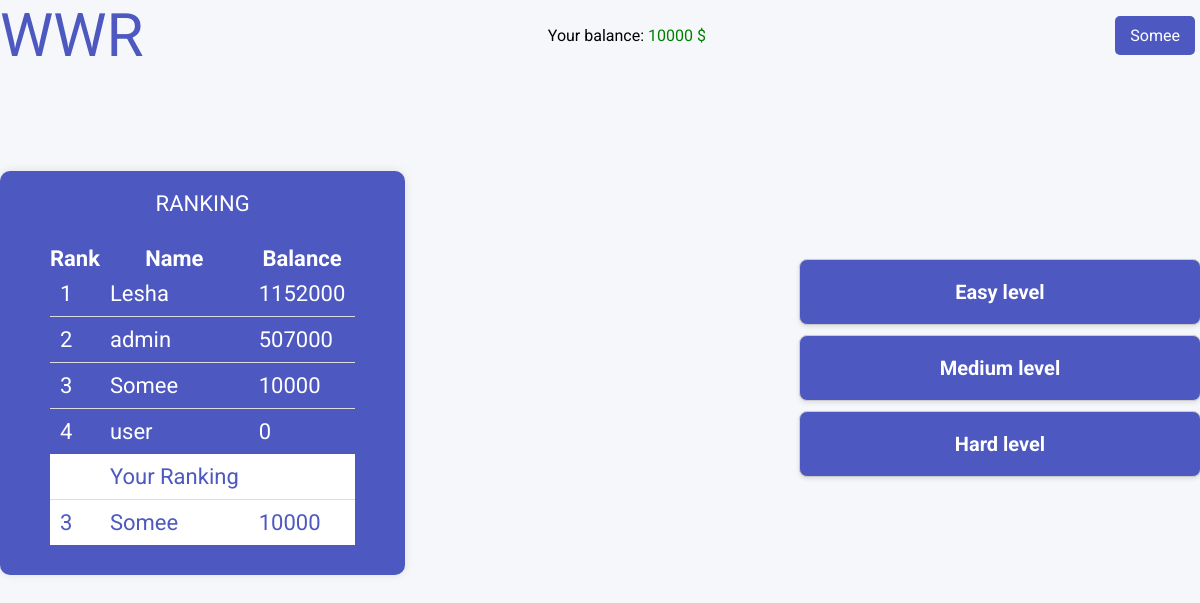
The page /tests/ (signed in) on the database its author committed.
### custom_profile/models.py (models this page shows, shortened)
class Profile(models.Model):
    user = models.OneToOneField(User, on_delete=models.CASCADE)
    balance = models.PositiveIntegerField(default=0, validators=[MaxValueValidator(3000000), MinValueValidator(0)])
    avatar = models.ImageField(blank=True, upload_to='profile/')

### tests/views.py (the view)
# urls.py: path('tests/', views.indexView, name='home'),
def indexView(request):
    if request.user.is_authenticated:
        cuser = request.user
        try:
            cuser_profile = Profile.objects.get(user=cuser)
        except Profile.DoesNotExist:
            cuser_profile = None
        profiles = Profile.objects.all().order_by('-balance')
        cuser_rank = list(profiles).index(cuser_profile) + 1 if cuser_profile else None
        ranked_profiles = [(index + 1, profile) for index, profile in enumerate(profiles)]
        return render(request, template_name='index.html',
                      context={'ranked_profiles': ranked_profiles, 'cuser_profile': cuser_profile,
                               'cuser_rank': cuser_rank})
    else:
        return render(request, template_name='index.html',
                      context={'ranked_profiles': [], 'cuser_profile': None, 'cuser_rank': None})

### templates/index.html
{% load static %}
{% include 'header.html' %}
<div class="container">
    <div class="main">
        <div class="rating">
            <table>
                <caption>RANKING</caption>
                <thead>
                    <tr>
                        <th>Rank</th>
                        <th>Name</th>
                        <th>Balance</th>
                    </tr>
                </thead>
                <tbody>
                    {% if ranked_profiles %}
                        {% for rank, profile in ranked_profiles %}
                            <tr>
                                <td>{{ rank }}</td>
                                <td>{{ profile.user.username }}</td>
                                <td>{{ profile.balance }}</td>
                            </tr>
                        {% endfor %}
                    {% else %}
                        <tr>
                            <td colspan="3">Didn't find users</td>
                        </tr>
                    {% endif %}
                </tbody>
                <tfoot>
                    <tr>
                        <td></td>
                        <td>Your Ranking</td>
                        <td></td>
                    </tr>
                    <tr>
                        <td>{{ cuser_rank }}</td>
                        <td>{{ cuser_profile.user.username }}</td>
                        <td>{{ cuser_profile.balance }}</td>
                    </tr>
                </tfoot>
            </table>
        </div>
        <div class="tests">
            <a href="{% url 'questions' level='easy' id=1 %}" class="card button blue_button"><p>Easy level</p></a>
            <a href="{% url 'questions' level='medium' id=1 %}" class="card button blue_button"><p>Medium level</p></a>
            <a href="{% url 'questions' level='hard' id=1 %}" class="card button blue_button"><p>Hard level</p></a>
        </div>
    </div>
</div>
</body>
</html>

### templates/header.html (shortened to what this page needs)
{% load static %}
<!doctype html>
<html lang="`en`">
<head>
    <link rel="stylesheet" href="{% static 'css/styles.css' %}">
</head>
<body>
<div class="container">
    <nav class="nav-wrapper">
        <div class="logo-nav">
            <span>WWR</span>
        </div>
        {% if user.is_authenticated %}
            <div>
                <p>Your balance: <span class="green">{{ user.profile.balance }} $</span></p>
            </div>
        {% endif %}
        <div class="right-nav-inner">
            {% if user.is_authenticated %}
                <a href="/profile" class=" profile-btn button blue_button">{{ user.username }}</a>
            {% else %}
                <a class=" profile-btn button blue_button" href="/accounts/login">
                    Sign in
                </a>
            {% endif %}
        </div>
    </nav>
</div>

### static/css/styles.css (style rules this page uses)
tfoot tr { background: white; color: #4d58c0; }
tfoot { border-radius: 10px; }
body { padding: 0; margin: 0; box-sizing: border-box; background: #f6f7fb; height: 100vh; }
* { padding: 0; margin: 0; font-family: 'Roboto', sans-serif; }
a { text-decoration: none; color: inherit; }
.logo-nav { font-size: 60px; color: var(--blue--next); }
:root { --green--right: green; --red--wrong: red; --blue--next: #4d58c0; --dark-blue-bg: #19233e; }
.button { border: none; border-radius: 5px; padding: 10px 15px; transition: 0.3s; color: white; margin: 0 5px; }
.blue_button { background: var(--blue--next); }
.nav-wrapper { display: flex; align-items: center; justify-content: space-between; }
.container { max-width: 1300px; margin: 0 auto auto; }
.main { display: flex; justify-content: space-between; align-items: center; margin-top: 100px; }
.card { display: block; width: 100%; padding: 20px 0; border: 1px solid #ccc; border-radius: 8px; box-shadow: 0 2px 4px rgba(0, 0, 0, 0.1); text-align: center; font-size: 20px; font-weight: bold; margin-bottom: 10px; transition: background-color 0.3s ease; cursor: pointer; }
.tests { width: 400px; height: 200px; display: flex; align-items: center; justify-content: center; flex-direction: column; }
.rating { background-color: var(--blue--next); padding: 20px 50px; border-radius: 10px; box-shadow: 0 0 10px rgba(0, 0, 0, 0.1); max-width: 400px; }
.rating caption { margin-bottom: 30px; }
.rating table { width: 100%; border-collapse: collapse; margin-bottom: 10px; color: white; font-size: 22px; }
.rating table tr td { padding: 10px; border-bottom: 1px solid #ddd; }
.rating table tr:last-child td { border-bottom: none; }
.green { color: green; }

### rows shown on the page
Profile: rank "1", user.username "Lesha", balance "1152000"
Profile: id "2", user.username "admin", balance "507000"
Profile: rank "3", user.username "Somee", balance "10000"
Profile: id "4", user.username "user", balance "0"

### other values the page prints
{{ user.profile.balance }} "10000"
{{ user.username }} "Somee"
{{ cuser_rank }} "3"
